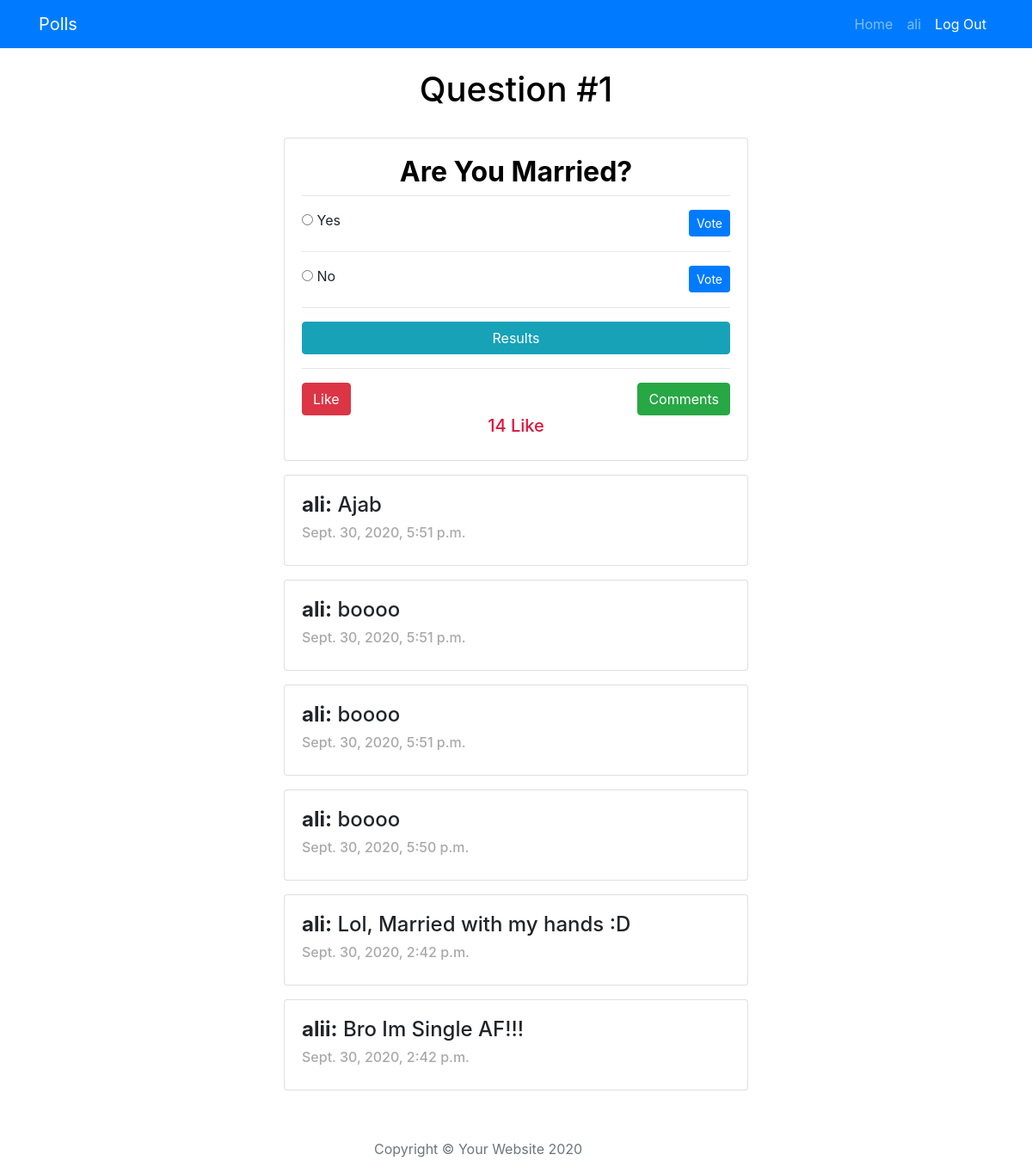
Screenshot of /detail/1 (signed in) with the database file from the repository.
### blog/models.py (models this page shows, shortened)
class Question(models.Model):
    questionText = models.TextField(null=True)
    datePublished = models.DateTimeField(auto_now_add=True)
    likes = models.IntegerField(default=0, null=True)

class Choices(models.Model):
    choiceText = models.CharField(null=True, max_length=400)
    question = models.ForeignKey(Question,on_delete=models.CASCADE)
    vote = models.IntegerField(default=0)

class Comment(models.Model):
    text = models.TextField()
    author = models.ForeignKey(UserClass, on_delete=models.CASCADE, null=True)
    datePublished = models.DateTimeField(auto_now_add=True)
    question = models.ForeignKey(Question, on_delete=models.CASCADE, null=True)
    class Meta:
        ordering = ['-datePublished']

class UserClass(models.Model):
    user = models.OneToOneField(User,on_delete=models.CASCADE)
    text = models.CharField(max_length=400,null=True,blank=True)
    def __str__(self):
        return self.user.username

### blog/views.py (the view)
# urls.py: path('detail/<int:pk>',detailPage, name= 'detail'),
@login_required(login_url='login')
def detailPage(request, pk):
    question = Question.objects.get(id=pk)
    comments = question.comment_set.all()
    context = {
        'question':question,
        'comments':comments,
    }
    return render(request,'blog/detail.html',context)

### blog/templates/blog/detail.html (shortened to what this page needs)
{% extends 'blog/base.html' %}
{% block content %}
    <br>
    <a href="{% url 'home' %}" style="color: black;">
    <h1 class='text-center'>Question #{{ question.id }}</h1>
    </a>
    <br>
    <div class="container">
        <div class="row">
            <div class="col-md-6 m-auto">
                    <div class="card mb-3">
                        <div class="card-body">
                            <a href="" style="color: black;">
                            <h2 class="text-center"><strong>{{ question.questionText }}</strong></h2>
                            <hr class='mt-2 mb-3'>
                            </a>
                            {% for choice in question.choices_set.all %}
                                <form action="{% url 'vote' question.id %}" method="post">
                                        <input type="radio" name="choice" id="choice{{ forloop.counter }}" value="{{ choice.id }}">
                                        <label>{{ choice.choiceText }}</label>
                                        <input type="submit" value="Vote" class="float-right btn btn-primary btn-sm" onclick="myFunction()">
                                    </form>
                                <hr>
                            {% endfor %}
                            <a href="{% url 'results' question.id %}" class="inline btn btn-info btn-block">Results</a>
                            <hr>
                            <a href="{% url 'comments' question.id %}" class="btn btn-success btn-m float-right">Comments</a>
                            <form action="{% url 'like' question.id %}" method="post">
                                  <input type="submit" value="Like" class="btn btn-danger btn-m d-flex justify-content-between">
                            </form>
                              <h5 class="text-center" style="color: crimson;">{{ question.likes }} Like</h5>
                        </div>
                    </div>
             {%for comment in comments %}
                <div class="card mb-3">
                    <div class="card-body">
                        <h4><strong>{{ comment.author }}:</strong> {{ comment.text }}</h4>
                        <h6 style="color: darkgray;">{{ comment.datePublished }}</h6>
                    </div>
                </div>
             {%endfor %}
{% endblock %}

### blog/templates/blog/base.html (shortened to what this page needs)
{% load static %}
<!DOCTYPE html>
<html lang="en">
<head>
    <link rel="stylesheet" href="https://maxcdn.bootstrapcdn.com/bootstrap/4.0.0/css/bootstrap.min.css">
</head>
<body>
    <nav class="navbar navbar-expand-lg navbar-dark bg-primary" id="mainNav">
        <div class="container">
          <a class="navbar-brand" href="{% url 'home' %}">Polls</a>
          <div class="collapse navbar-collapse" id="navbarResponsive">
            <ul class="navbar-nav ml-auto">
              <li class="nav-item">
                <a class="nav-link" href='{% url "home" %}'>Home</a>
              </li>
              <li class="nav-item">
                <a class="nav-link" href="">{{ request.user }}</a>
              </li>
              <li class="nav-item">
                <a class="nav-link" href='{% url "logout" %}' style="color: white;">Log Out
                  </a>
              </li>
            </ul>
          </div>
        </div>
      </nav>
{% block content %}
{% endblock %}
  <footer>
    <div class="container">
      <div class="row">
        <div class="col-lg-8 col-md-10 mx-auto">
          <ul class="list-inline text-center">
          </ul>
          <p class="copyright text-muted">Copyright &copy; Your Website 2020</p>
        </div>
      </div>
    </div>
  </footer>
</body>
</html>

### rows the page displays
Question: id "1", questionText "Are You Married?", likes "14"
Choices: choiceText "Yes"
Choices: choiceText "No"
Comment: author "ali", text "Ajab", datePublished "Sept. 30, 2020, 5:51 p.m."
Comment: author "ali", text "boooo", datePublished "Sept. 30, 2020, 5:51 p.m."
Comment: author "ali", text "boooo", datePublished "Sept. 30, 2020, 5:51 p.m."
Comment: author "ali", text "boooo", datePublished "Sept. 30, 2020, 5:50 p.m."
Comment: author "ali", text "Lol, Married with my hands :D", datePublished "Sept. 30, 2020, 2:42 p.m."
Comment: author "alii", text "Bro Im Single AF!!!", datePublished "Sept. 30, 2020, 2:42 p.m."

### other values shown
{{ request.user }} "ali"
